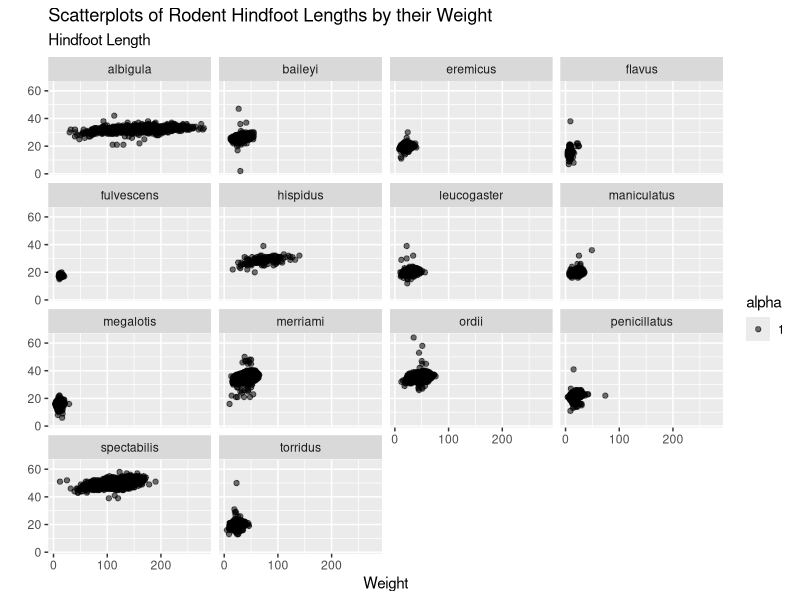
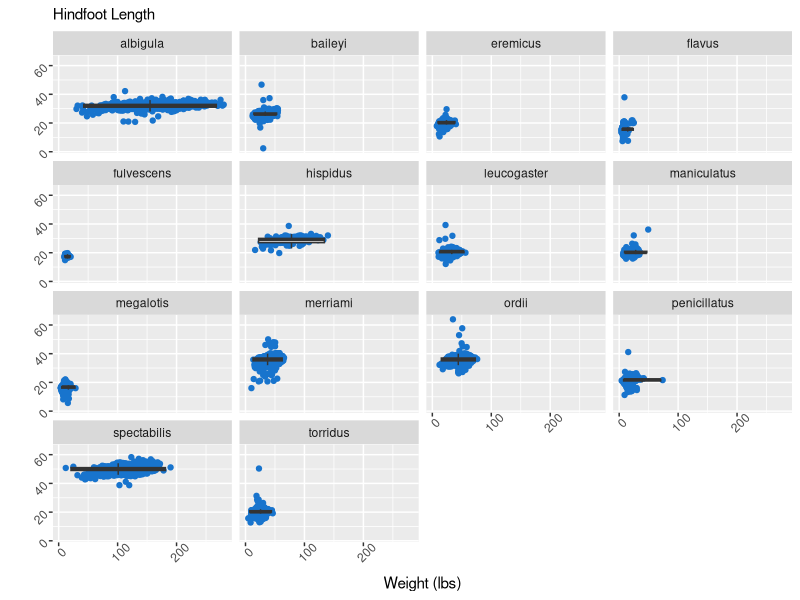
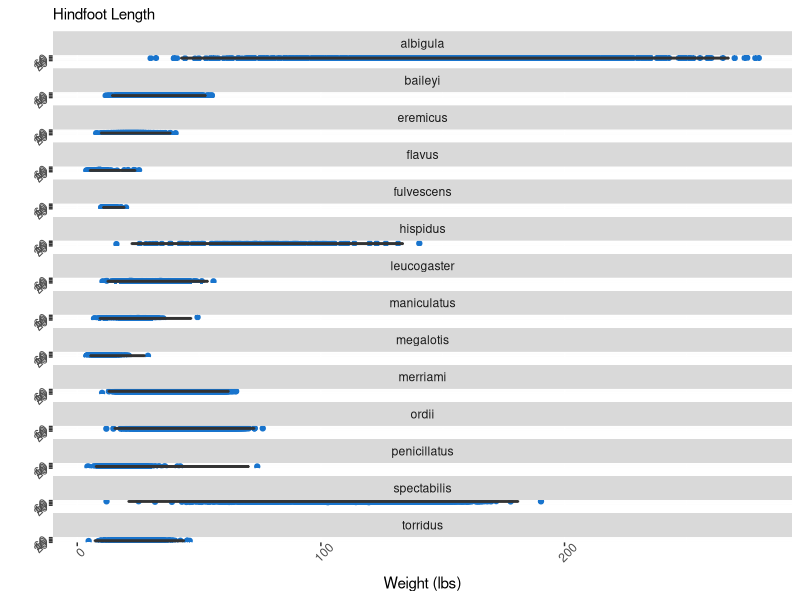

Write R code to recreate these figures, in order.
## ---- chunk 1
#| label: setup
library(tidyverse)
## ---- chunk 2
#| label: load-data

surveys <- read_csv("data/surveys.csv")
#glimpse(surveys)
## ---- chunk 3
#| label: scatterplot
ggplot(data = surveys,
       mapping = aes(x = weight,
                     y = hindfoot_length,
                     alpha = 1)) +
  labs(x = "Weight",
       y = "",
       subtitle = "Hindfoot Length",
       title = "Scatterplots of Rodent Hindfoot Lengths by their Weight") +
 
  geom_point() +
  facet_wrap(~species)
  
## ---- chunk 4
#| label: boxplot

ggplot(data = surveys,
       mapping = aes(x = weight,
                     y = hindfoot_length)) +
  labs(x = "Weight (lbs)",
       y = "",
       subtitle = "Hindfoot Length") +
 
  theme(axis.text.x = element_text(angle = 45)) +
  theme(axis.text.y = element_text(angle = 45)) +
  
  geom_jitter(color = "dodgerblue3",
              alpha = 1) +
  geom_boxplot(outlier.shape = NA) +
  
  facet_wrap(~species) 
  
  
## ---- chunk 5
#| label: rotated-boxplot

ggplot(data = surveys,
       mapping = aes(x = weight,
                     y = hindfoot_length)) +
  labs(x = "Weight (lbs)",
       y = "",
       subtitle = "Hindfoot Length") +
 
  theme(axis.text.x = element_text(angle = 45)) +
  theme(axis.text.y = element_text(angle = 45)) +
  

  geom_jitter(color = "dodgerblue3",
              alpha = 1) +
  geom_boxplot(outlier.shape = NA) +
  
  facet_wrap(~species, ncol = 1) 
